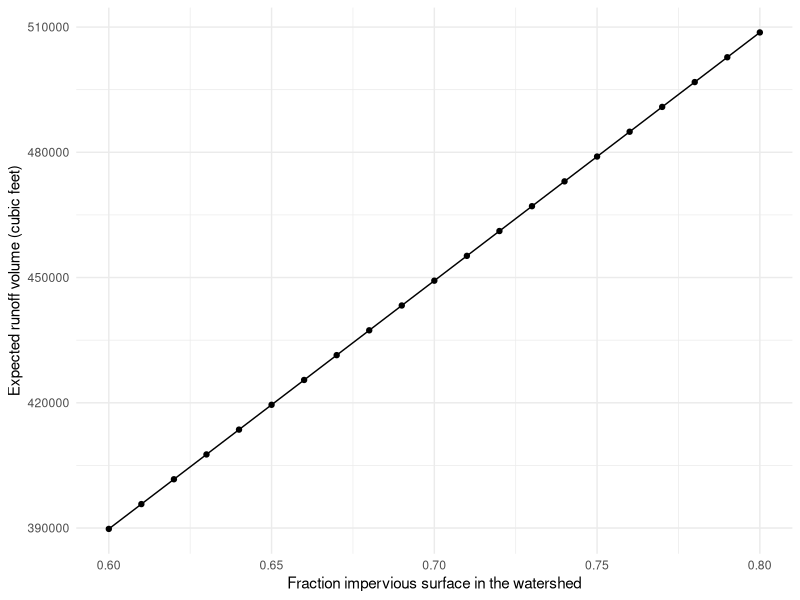
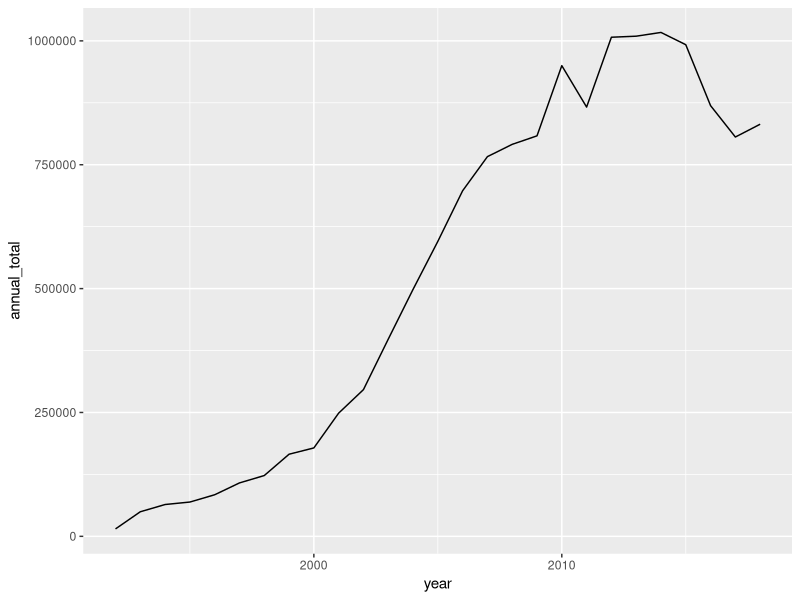
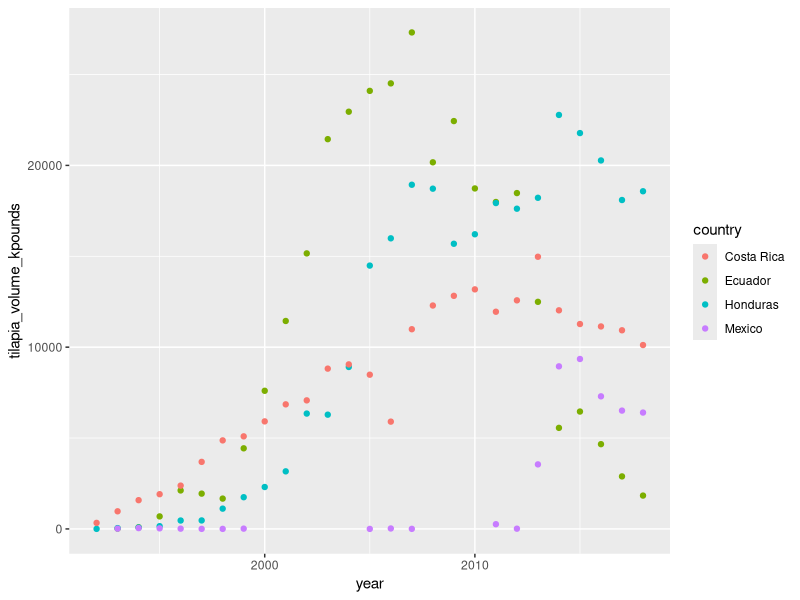

These charts were generated, in order, by the following R code:
## ---- chunk 1
knitr::opts_chunk$set(echo = TRUE)
library(tidyverse)
library(here)
## ---- chunk 2
predict_runoff <- function(frac_impervious, watershed_area) {

  # if (frac_impervious <= 0 | frac_impervious >= 1) {
  #   stop("Must be between 0 and 1")
  # }
  
  ifelse(frac_impervious <= 1, TRUE, stop("NOPE"))
  
  runoff_coef <- 0.05 + 0.9 * frac_impervious
  runoff_volume <- 3630 * 1.0 * {runoff_coef} * watershed_area
  print(runoff_volume)
}

predict_runoff(frac_impervious = 0.9, watershed_area = 5.2)

predict_runoff(frac_impervious = c(0.3, 0.8, 0.6), watershed_area = 5.2)
## ---- chunk 3

# Make the sequence of impervious fractions
impervious_sequence <- seq(from = 0.6, to = 0.8, by = 0.01)

# Make predictions for volume at all values of impervious fraction, for watershed area = 182
val <-predict_runoff(frac_impervious = impervious_sequence, watershed_area = 182)
val
## ---- chunk 4

runoff_df <- data.frame(impervious_sequence, val)

ggplot(data = runoff_df, aes(x = impervious_sequence, y = val)) +
  geom_point() +
  geom_line() +
  theme_minimal() +
  labs(x = "Fraction impervious surface in the watershed",
       y = "Expected runoff volume (cubic feet)")

## ---- chunk 5
us_tilapia_imports <- read_csv(here::here("activities", "us_tilapia_imports.csv")) %>% 
  pivot_longer(cols = '1992':'2018', names_to = 'year', values_to = 'tilapia_volume_kpounds') %>% 
  mutate(year = as.numeric(year))

yearly_tilapia_tot <- us_tilapia_imports %>% 
  group_by(year) %>% 
  summarize(annual_total = sum(tilapia_volume_kpounds, na.rm = TRUE))
## ---- chunk 6
ggplot(data = yearly_tilapia_tot, aes(x = year, y = annual_total)) +
  geom_line()
## ---- chunk 7
 limited_us_tilapia <- us_tilapia_imports %>% 
  filter(country %in% c("Ecuador", "Honduras", "Costa Rica", "Mexico"))

ggplot(data = limited_us_tilapia, aes(x = year, y = tilapia_volume_kpounds)) +
  geom_point(aes(color = country))
